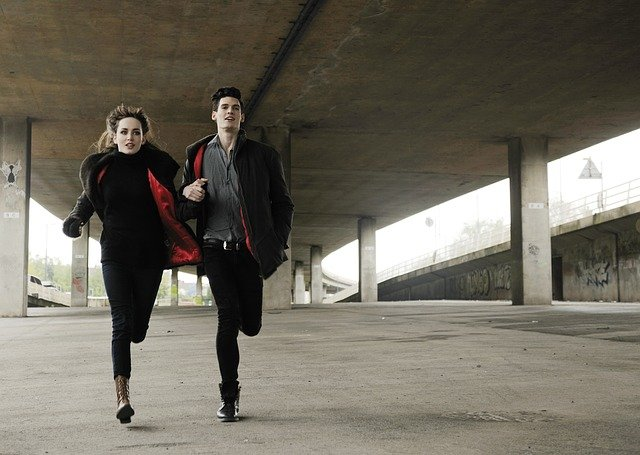
#> input picture media/images/Image04.jpg, 640 x 455 px, given in place of the camera
$ jupyter execute --allow-errors 'Pertemuan 1.ipynb'   (shell and % lines are left out)   (text cells are left out)
#> lines starting #> are read from the running program, lines starting #| are printed output that depends on the picture; after the words box and inside, x2 and y2 are one past the last pixel; in counts of white or black regions, pixels touching at a corner belong together
[cell 1]
import os
import cv2
import numpy as np
import matplotlib.pyplot as plt
import math
import time
import datetime

[cell 2]
dataset_dir = "dataset/"

#> (the rest of this cell did not finish here and is left out)

[cell 3]
cap = cv2.VideoCapture(1) #dataset_dir + 'video1.mp4'

while cap.isOpened():
    ret, frame = cap.read()
#> frame is the input picture: shape (455, 640, 3); mean B, G, R 93.3, 105.2, 110.1

    if ret:
        frame = cv2.resize(frame, (0,0), fx=0.5, fy=0.5)
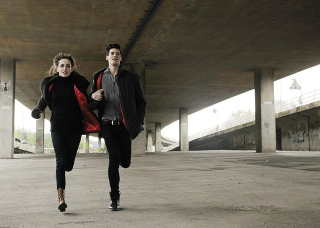
#> frame: shape (228, 320, 3); mean B, G, R 93.6, 105.4, 110.3
        cv2.imshow('video 1', frame)

        if cv2.waitKey(25) == ord('q'):
#> (key q is pressed here)
            break
    else :
        break

cap.release()
cv2.destroyAllWindows()

[cell 4]
img = cv2.imread('lena.jpg')

#> (the rest of this cell did not finish here and is left out)

[cell 5]
# define range of blue color in HSV
lower = np.array([110, 50, 50])
upper = np.array([130, 255, 255])

img = cv2.imread('blocks.jpg')

#> (the rest of this cell did not finish here and is left out)

[cell 6]
lower = np.array([90, 50, 50])
upper = np.array([130, 255, 255])


cap = cv2.VideoCapture(1)#dataset_dir + filename

while cap.isOpened():
    ret, img = cap.read()

    if ret:
        hsv = cv2.cvtColor(img, cv2.COLOR_BGR2HSV)
#> hsv: shape (455, 640, 3); mean H, S, V 24.7, 50.4, 110.3
        mask = cv2.inRange(hsv.copy(), lower, upper)
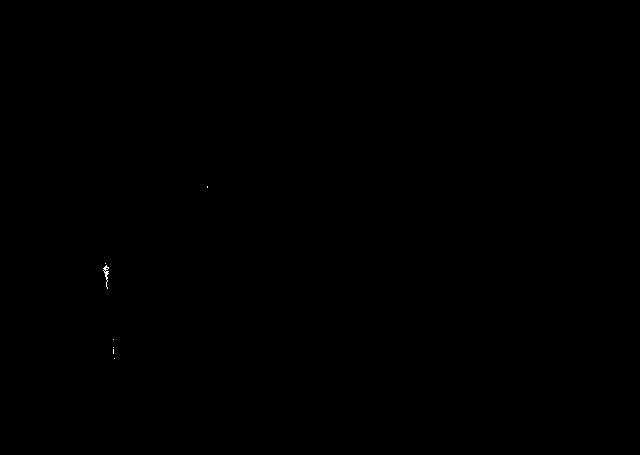
#> mask: shape (455, 640); 0.02% white in thin lines or dots, all inside (x1, y1, x2, y2) = (103, 186, 208, 359)
        res = cv2.bitwise_and(img, img, mask= mask)

        res = cv2.resize(res, (0,0), fx=0.5, fy=0.5)
#> res: shape (228, 320, 3)
        img = cv2.resize(img, (0,0), fx=0.5, fy=0.5)

        cv2.imshow("ano",res)
        cv2.imshow("nie",img)


        if cv2.waitKey(25) == ord('q'):
#> (key q is pressed here)
            break
    else :
        break

cap.release()
cv2.destroyAllWindows()

[cell 7]
def detectColor(img, lower, upper):
        hsv = cv2.cvtColor(img, cv2.COLOR_BGR2HSV)
        mask = cv2.inRange(hsv.copy(), lower, upper)
        res = cv2.bitwise_and(img, img, mask= mask)
        return res

[cell 8]
lower = np.array([90, 50, 50])
upper = np.array([130, 255, 255])

#> (the rest of this cell did not finish here and is left out)

[cell 9]
lower = np.array([90, 50, 50])
upper = np.array([130, 255, 255])


cap = cv2.VideoCapture(1)#dataset_dir + filename

while cap.isOpened():
    ret, img = cap.read()

    if ret:
        res = detectColor(img, lower, upper)

        gray = cv2.cvtColor(res, cv2.COLOR_BGR2GRAY)
        contours, hierarchy = cv2.findContours(gray, cv2.RETR_EXTERNAL, cv2.CHAIN_APPROX_NONE)
#> contours = 7 contours, 6 with area under 20; largest, box (x1, y1, x2, y2) and area: (103, 265, 109, 289) 29
        for cnt in contours:
            (x,y), radius = cv2.minEnclosingCircle(cnt)
            cv2.circle(img, (int(x), int(y)), int(radius), (255, 0, 255), 2)
#> this loop made 7 passes
#> (x, y, radius) on passes 1 to 6: (114, 358, 0.0001), (113, 351, 2), (113, 347, 0.0001), (113, 339, 0.0001), (106.5, 276.5, 11.51), (105, 263, 0.0001)
#> (cnt, x, y, radius) on pass 7: ([[207, 186], [207, 187]], 207, 186.5, 0.5)
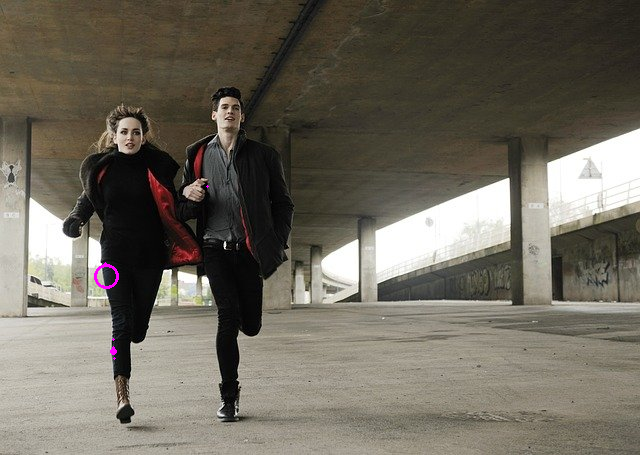
#> img: shape (455, 640, 3); 0.09% of pixels changed, all inside (x1, y1, x2, y2) = (94, 185, 209, 360)

        res = cv2.resize(res, (0,0), fx=0.5, fy=0.5)
        img = cv2.resize(img, (0,0), fx=0.5, fy=0.5)
#> img: shape (228, 320, 3)

        cv2.imshow("ano",res)
        cv2.imshow("nie",img)


        if cv2.waitKey(25) == ord('q'):
#> (key q is pressed here)
            break
    else :
        break

cap.release()
cv2.destroyAllWindows()
